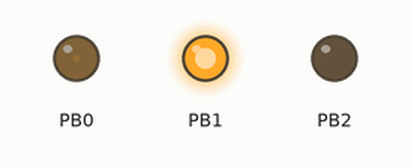
Recording of a program running on a simulated ATtiny85, built with avr-gcc and emulated at 1 MHz. Parts: output pins drawn as LEDs (lit = HIGH).

Above: at 0.05 s.
At 4.75 s:
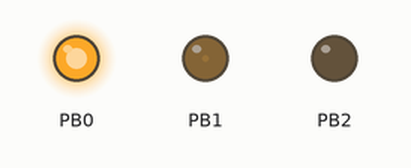
At 11.25 s:
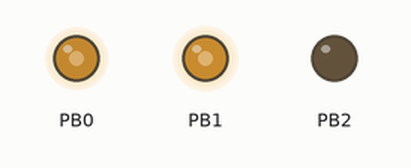
At 22.55 s:
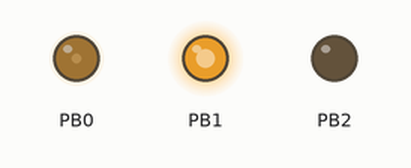
Timing chart, 0 to 33.1 s (numbered marks = the images above):
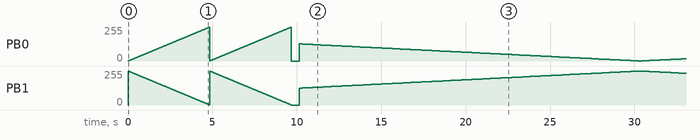

The program:

main.c
```c
/*
 * SunSyncProtoType.c
 *
 * Created: 12/8/2015 12:09:43 PM
 * Author : josh
 */

#include <avr/io.h>

#define F_CPU 1000000UL // 4Mhz
#include <util/delay.h>


void setup() {

	// Set pins to output so timer outputs will show up on them
	DDRB |= _BV(0);			// Cold
	DDRB |= _BV(1);			// Warm

	// Timer in Fast PWM mode
	// Output A clears on match
	// Output B sets on match

	TCCR0A = _BV(COM0A1) | _BV( COM0B1 ) |  _BV( COM0B0 ) | _BV( WGM01 ) | _BV( WGM00 );

	// No prescaler

	TCCR0B = _BV( CS00 ) ;

}

inline void setCold( int x ) {

	OCR0A= x;

}

inline void set( int x ) {

	OCR0A= x;

}


int main(void)
{

	setup();

	DDRB |= _BV(2);

	/*

	OCR0A = (20*255)/100;
	OCR0B = (30*255)/100;
	while(1);

	*/


    /* Replace with your application code */
    while (1)
    {
		/*
		for(int x=128;x>=1;x--) {
			OCR0A = x;
			OCR0B = x;
			_delay_ms(100);
		}
		*/


		//Trigger scope
		PORTB |= _BV(2);
		_delay_ms(1);
		PORTB &= ~_BV(2);


		// Give 'em two quick 5 second cycles just so they know it is working
		for(int c=0; c<2;c++) {

			for(int x=0;x<254;x++) {
				OCR0A = x;
				OCR0B = x;
				_delay_ms( (5*1000) / 254 );
			}

		}


		// Now do an infinte series of 1 minute cycles

		while (1) {


			// Flash off for 1/2 second to sugnalo new day
			OCR0A = 0;
			OCR0B = 255;
			_delay_ms(500);


			// ramp up to full blue for first 1/3 of day

			for(int x=128;x>0;x--) {
				OCR0A = x;
				OCR0B = x;
				_delay_ms( (60*1000UL)/ (254+128) );
			}


			// spend last 2/3s of day ramping from full blue to full red

			for(int x=0;x<254;x++) {
				OCR0A = x;
				OCR0B = x;
				_delay_ms( (60*1000UL)/ (254+128) );
			}


		}

		/*
		// blink 3 times to indicate switchover

		for(int x=0; x<1 ; x++) {

			OCR0A = 255;
			OCR0B = 0;

			_delay_ms(500);

			OCR0A = 0;
			OCR0B = 255;

			_delay_ms(500);


		}
		*/


    }
}
```
